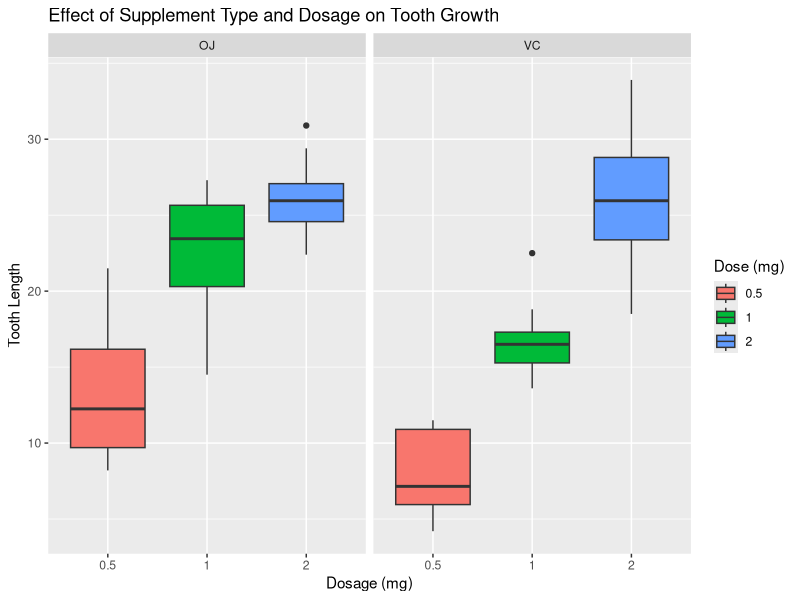

Recreate this plot in R.
library(datasets)
data(ToothGrowth)
dim(ToothGrowth)

head(ToothGrowth)

summary(ToothGrowth)

c(round(mean(ToothGrowth$len),3) , round(sd(ToothGrowth$len),3),round(var(ToothGrowth$len),3))

ToothGrowth$dose <- as.factor(ToothGrowth$dose)
summary(ToothGrowth)

library(ggplot2)

ggplot(ToothGrowth,aes(x=factor(dose),y=len,fill=factor(dose))) + 
  geom_boxplot(notch=F) +
  facet_grid(.~supp) +
  scale_x_discrete("Dosage (mg)") +   
  scale_y_continuous("Tooth Length") +  
  scale_fill_discrete(name="Dose (mg)") + 
  ggtitle("Effect of Supplement Type and Dosage on Tooth Growth")

x <- ToothGrowth$len[ToothGrowth$supp=="OJ" & ToothGrowth$dose == 0.5]
y <- ToothGrowth$len[ToothGrowth$supp=="VC" & ToothGrowth$dose == 0.5]
d05 <- c(round(mean(x),2),
         (round(mean(x) + c(-1,1) * qnorm(0.975) * sd(x)/sqrt(length(x)),2)),
         round(mean(y),2),
         (round(mean(y) + c(-1,1) * qnorm(0.975) * sd(y)/sqrt(length(y)),2)))

x <- ToothGrowth$len[ToothGrowth$supp=="OJ" & ToothGrowth$dose == 1]
y <- ToothGrowth$len[ToothGrowth$supp=="VC" & ToothGrowth$dose == 1]
d10 <- c(round(mean(x),2),
         (round(mean(x) + c(-1,1) * qnorm(0.975) * sd(x)/sqrt(length(x)),2)),
         round(mean(y),2),
         (round(mean(y) + c(-1,1) * qnorm(0.975) * sd(y)/sqrt(length(y)),2)))

x <- ToothGrowth$len[ToothGrowth$supp=="OJ" & ToothGrowth$dose == 2]
y <- ToothGrowth$len[ToothGrowth$supp=="VC" & ToothGrowth$dose == 2]
d20 <- c(round(mean(x),2),
         (round(mean(x) + c(-1,1) * qnorm(0.975) * sd(x)/sqrt(length(x)),2)),
         round(mean(y),2),
         (round(mean(y) + c(-1,1) * qnorm(0.975) * sd(y)/sqrt(length(y)),2)))


